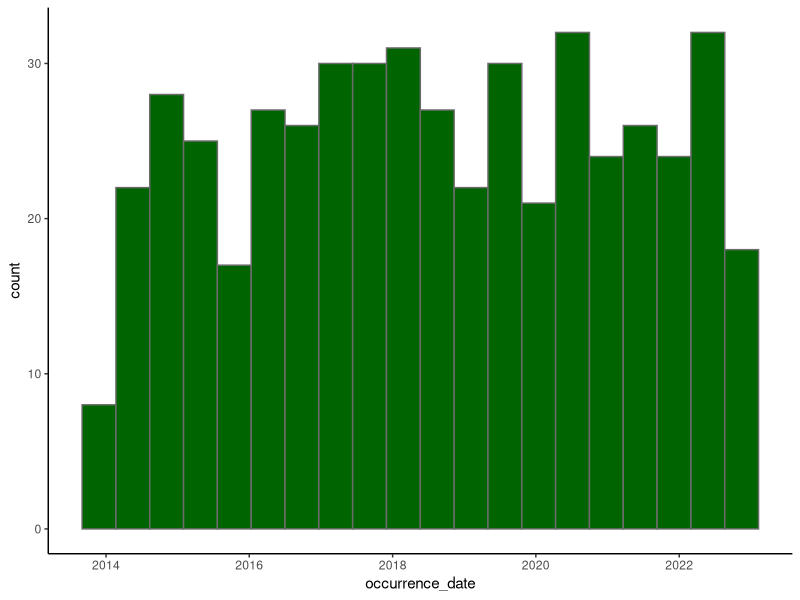
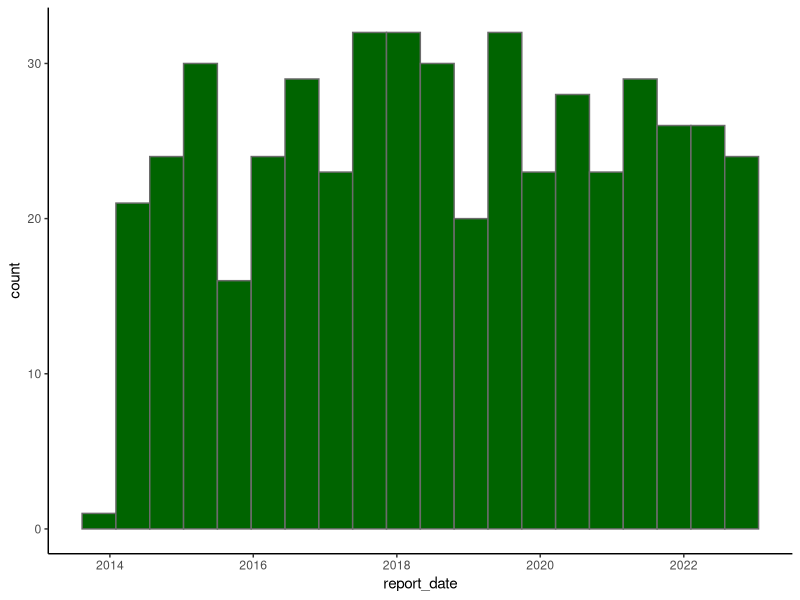
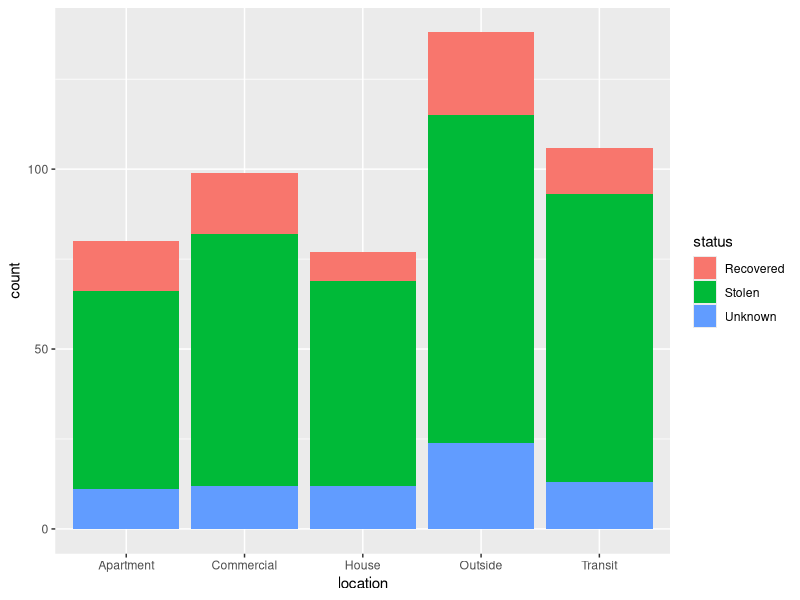
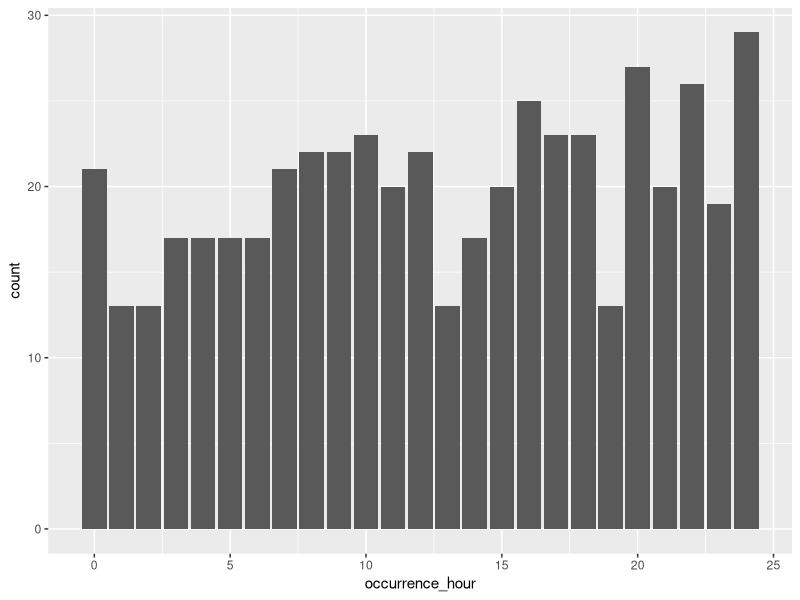
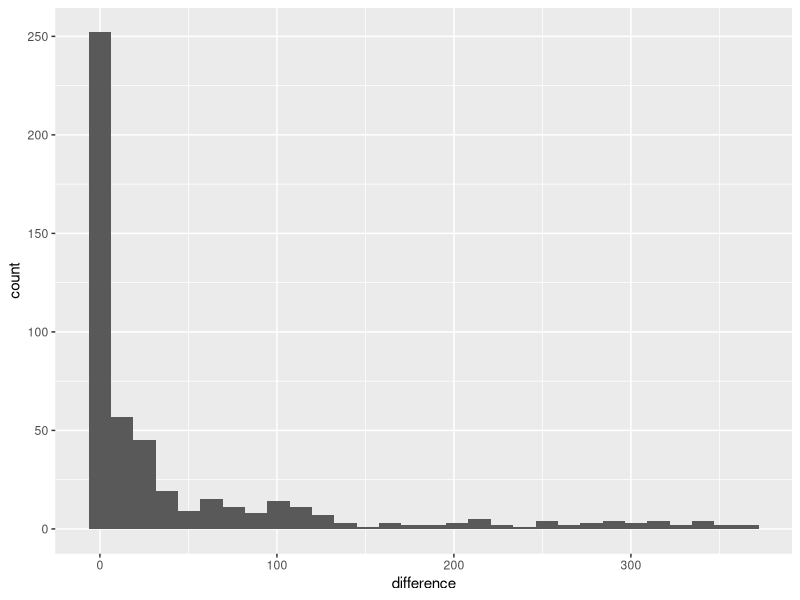

Write R code to recreate these figures, in order.
#### Preamble ####
# Purpose: Simulates dataset about Bicycle Theft in Toronto from 2014 to 2022
# Author: Yufei Liu
# Date: 2 Oct 2023
# Contact: florence.liu@mail.utoronto.ca
# License: MIT

#### Data expectations ####
# There are columns occurrence_date and report_date in format yyyy-mm-dd
# Both dates are between 2014-01-01 and 2022-12-31
# Difference between the report_date and occurrence_date will center at 0
# occurrence_hours are between 0-24
# Expect more lost outside locations and different location types
# Expect much more stolen status than recovery status

#### Workspace setup ####
library(tidyverse)
library(lubridate)


#### Simulate data ####
set.seed(777) # set a random seed for simulation

## Simulate occurrence date and report date 
n_obs <- 500 # simulated data size

# give range of date
start_date <- as.Date("2014-01-01") 
end_date <- as.Date("2022-12-31")

# generate a group of random date from start_date to end_date
occurrence_date <- sample(seq(start_date,end_date, by="day"), n_obs, replace = TRUE)

# generate a positive random difference centered at 0 and decayed until 366 (in case of leap year)
difference <- sample(0:366, size = n_obs, prob = c(0.3, rep(0.25/7,7), rep(0.2/30, 30), rep(0.15/90, 90), 
                                     rep(0.1/239,239)), replace = TRUE)

# generate the report_date based on occurrence_date and difference
temp_report_date <- occurrence_date + difference 

# replace years greater than 2022 with NA
df.report <- data.frame(x=temp_report_date)
df.report$x[df.report$x >= as.Date("2022-12-31")] <- NA
report_date <- df.report$x


## Simulate occurrence_hour
# expect occurrence_hour between 0-24
occurrence_hour <- sample(0:24, n_obs, replace = TRUE)



## Simulate location
# expect 5 location types: Outside, House, Apartment, Commercial, Transit
location <- sample(c("Outside", "House", "Apartment", "Commercial", "Transit"), 
                   n_obs, prob = c(0.3, rep(0.7/4,4)), replace = TRUE)


## Simulate status
# expect 3 status: Stolen, Recovered, Unknown
status <- sample(c("Stolen", "Recovered", "Unknown"), n_obs, prob = c(0.7,0.15,0.15),
                 replace = TRUE)

## Simulated dataset
simulated_data <- data.frame(occurrence_date, report_date, difference, occurrence_hour,
                             location, status)



## Create graphs of simulated data
# Reference data from https://tellingstorieswithdata.com/05-static_communication.html

# Histograms of bicycle theft occurrence by occurrence_date and report_date
simulated_data |> ggplot(aes(x=occurrence_date)) +
  geom_histogram(bins = 20, color = "grey42", fill = "darkgreen") +
  theme_classic()
  
simulated_data |> ggplot(aes(x=report_date)) +
  geom_histogram(bins = 20, color = "grey42", fill = "darkgreen") +
  theme_classic()

# Bar plot for status and location
simulated_data |> ggplot(aes(x=location, fill=status)) +
  geom_bar()

# Bar plot for occurrence_hour
simulated_data |> ggplot(aes(x=occurrence_hour)) +
  geom_bar()

# Histogram of difference in days between occurrence_date and report_date
simulated_data |> ggplot(aes(x=difference)) +
  geom_histogram()



## Data validation
#  Reference data from: https://tellingstorieswithdata.com/02-drinking_from_a_fire_hose.html

# Check that occurrence_date are all between 2014-01-01 and 2022-12-31
sum(simulated_data$occurrence_date <= as.Date("2022-12-31")) == nrow(simulated_data)

# Check that report_date are all between 2014-01-01 and 2022-12-31
max(simulated_data$report_date, na.rm = T) <= as.Date("2022-12-31")
min(simulated_data$report_date, na.rm = T) >= as.Date("2014-01-01")

# Check that differnce in days between occurrence_date and report_date is positive
simulated_data$difference |> min() >= 0

# Check that occurrence_hour are all between 0 and 24
simulated_data$occurrence_hour |> min() >= 0
simulated_data$occurrence_hour |> max() <= 24

# Check there 5 location types
simulated_data$location |> unique() |> sort() == c("Apartment", "Commercial", 
                                                   "House", "Outside", "Transit")

# Check there are 3 status
simulated_data$status |> unique() |> sort() == c("Recovered", "Stolen", "Unknown")

# Check variable types
simulated_data$occurrence_date |> class() == "Date"
simulated_data$report_date |> class() == "Date"
simulated_data$difference |> class() == "integer"
simulated_data$occurrence_hour |> class() == "integer"
simulated_data$location |> class() == "character"
simulated_data$status |> class() == "character"






